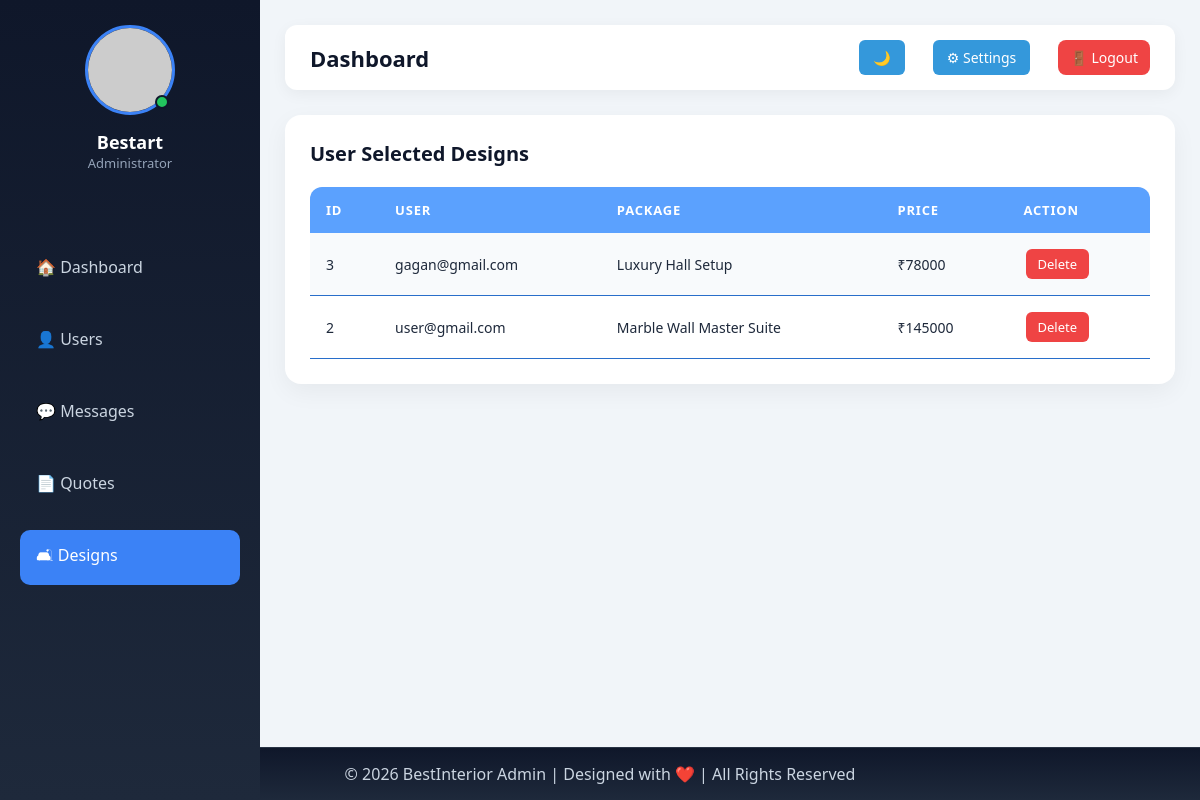
Screenshot of /admin.php?page=designs (signed in) with the database file from the repository.
### tables this page shows
CREATE TABLE `user_designs` (
  `id` int(11) NOT NULL,
  `user_id` int(11) DEFAULT NULL,
  `package_name` varchar(255) DEFAULT NULL,
  `price` int(11) DEFAULT NULL,
  `created_at` timestamp NOT NULL DEFAULT current_timestamp()
);

CREATE TABLE `users` (
  `id` int(11) NOT NULL,
  `fullname` varchar(100) NOT NULL,
  `email` varchar(120) NOT NULL,
  `password` varchar(255) NOT NULL,
  `role` varchar(20) DEFAULT 'user',
  `photo` varchar(255) DEFAULT NULL,
  `created_at` timestamp NOT NULL DEFAULT current_timestamp()
);

### admin.php (the view, shortened to what this page needs)
<?php
require 'db.php';
$pageSection = $_GET['page'] ?? 'dashboard';
?>
<!DOCTYPE html>
<html>
<head>
</head>
<body>
<div class="sidebar">
<div class="profile">
    <div class="profile-img">
        <img src="https://i.pravatar.cc/100" alt="Admin">
        <span class="online"></span>
    </div>
    <h3><?php echo htmlspecialchars($_SESSION['user']['name'] ?? 'Admin'); ?></h3>
    <p>Administrator</p>
</div>
<div class="menu">
    <a href="admin.php?page=dashboard" class="<?php if(!isset($_GET['page']) || $_GET['page']=='dashboard') echo 'active'; ?>">🏠 Dashboard</a>
    <a href="admin.php?page=users" class="<?php if(isset($_GET['page']) && $_GET['page']=='users') echo 'active'; ?>">👤 Users</a>
    <a href="admin.php?page=messages" class="<?php if(isset($_GET['page']) && $_GET['page']=='messages') echo 'active'; ?>">💬 Messages</a>
    <a href="admin.php?page=quotes" class="<?php if(isset($_GET['page']) && $_GET['page']=='quotes') echo 'active'; ?>">📄 Quotes</a>
    <a href="admin.php?page=designs" class="<?php if(isset($_GET['page']) && $_GET['page']=='designs') echo 'active'; ?>">🛋 Designs</a>
</div>
</div>
<div class="main">
   <div class="header">
    <div class="header-left">
<h2>Dashboard</h2>
</div>
<div class="header-right">
    <button id="darkToggle" class="header-btn">🌙</button>
    <a href="adminsettings.php" class="header-btn">⚙ Settings</a>
    <a href="logout.php" class="logout-btn">🚪 Logout</a>
</div>
</div>
 <?php if($pageSection == 'designs'){ ?>
<div class="card">
<h3>User Selected Designs</h3>
<table>
<tr>
<th>ID</th>
<th>User</th>
<th>Package</th>
<th>Price</th>
<th>Action</th>
</tr>
<?php
$d = $conn->query("
SELECT d.id, d.package_name, d.price, u.email
FROM user_designs d
LEFT JOIN users u ON d.user_id = u.id
ORDER BY d.id DESC
");
while($row = $d->fetch_assoc()){ ?>
<tr>
<td><?php echo $row['id']; ?></td>
<td>
<?php
if(!empty($row['email'])){
    echo htmlspecialchars($row['email']);
}else{
    echo "Unknown";
}
?>
</td>
<td><?php echo htmlspecialchars($row['package_name']); ?></td>
<td>₹<?php echo $row['price']; ?></td>
<td>
<a class="delete"
href="admin.php?page=designs&delete_design=<?php echo $row['id']; ?>">
Delete
</a>
</td>
</tr>
<?php } ?>
</table>
</div>
<?php } ?>
<div class="footer">
    © <?php echo date("Y"); ?> <span>BestInterior Admin</span> |
    Designed with ❤️ | All Rights Reserved
</div>
</div>
</body>
</html>

### admin.php (style rules this page uses)
* { margin:0; padding:0; box-sizing:border-box; font-family:'Segoe UI',sans-serif; }
body { background:#f1f5f9; color:#1e293b; display:flex; min-height:100vh; transition:all 0.3s ease; }
.sidebar, .card, .highlight-stats .stat, .menu a, .header-btn, .header-link, .logout-btn { transition:all 0.3s ease; }
.sidebar { width:260px; background:linear-gradient(180deg,#0f172a,#1e293b); color:white; padding:25px 20px; display:flex; flex-direction:column; position:fixed; height:100vh; left:0; top:0; z-index:1000; }
.profile { text-align:center; margin-bottom:30px; }
.profile-img { position:relative; width:90px; height:90px; margin:0 auto 15px; }
.profile-img img { width:100%; height:100%; border-radius:50%; border:3px solid #3b82f6; }
.online { position:absolute; bottom:6px; right:6px; width:14px; height:14px; background:#22c55e; border-radius:50%; border:2px solid #0f172a; }
.profile h3 { font-size:18px; }
.profile p { font-size:13px; color:#94a3b8; }
.menu { display:flex; flex-direction:column; gap:22px; margin-bottom:20px; margin-top:40px; }
.menu a { padding:14px 16px; border-radius:10px; color:#cbd5e1; text-decoration:none; transition:0.3s ease; }
.menu a:hover, .menu a.active { background:#3b82f6; color:white; }
.main { margin-left:260px; width:100%; padding:25px; }
.header { display:flex; justify-content:space-between; align-items:center; background:white; padding:15px 25px; border-radius:12px; box-shadow:0 4px 15px rgba(0,0,0,0.05); margin-bottom:25px; }
.header-right { display:flex; align-items:center; gap:18px; }
.header-btn { background:#3498db; color:white; padding:8px 14px; border-radius:6px; text-decoration:none; border:none; cursor:pointer; font-size:14px; margin-right:10px; transition:0.3s; }
.logout-btn { background:#e74c3c; color:white; padding:8px 14px; border-radius:6px; text-decoration:none; font-size:14px; transition:0.3s; }
.header-left { display:flex; align-items:center; gap:12px; }
.header-left h2 { font-size:22px; font-weight:600; color:#0f172a; }
.logout-btn { background:#ef4444; padding:8px 12px; border-radius:8px; color:white; text-decoration:none; }
.card { background:white; padding:25px; border-radius:16px; margin-bottom:35px; box-shadow:0 8px 25px rgba(0,0,0,0.05); transition:0.3s ease; overflow-x:auto; }
.card h3 { margin-bottom:20px; font-size:20px; font-weight:600; color:#0f172a; }
table { width:100%; border-collapse:separate; border-spacing:0; min-width:700px; }
table th { padding:14px 16px; text-align:left; font-size:13px; font-weight:700; letter-spacing:0.8px; color:white; text-transform:uppercase; position:relative; background-color: #5ba1fe; }
table th:first-child { border-top-left-radius:12px; }
table th:last-child { border-top-right-radius:12px; }
table td { padding:14px 16px; font-size:14px; border-bottom:1px solid #286eca; vertical-align:middle; }
table tbody tr:nth-child(even) { background:#f8fafc; }
.edit, .delete, .approve, .reject { padding:6px 12px; border-radius:6px; font-size:13px; text-decoration:none; color:white; margin:2px; display:inline-block; transition:0.3s; }
.delete { background:#ef4444; }
table td:nth-child(3) { max-width:350px; white-space:nowrap; overflow:hidden; text-overflow:ellipsis; }
.footer { position:fixed; bottom:0; left:0; width:100%; padding:15px; text-align:center; color:#cbd5e1; background:linear-gradient(180deg,#0f172a,#1e293b); border-top:1px solid rgba(255,255,255,0.05); z-index:999; }

### rows the page displays
user_designs: id "3", user.email "gagan@gmail.com", package_name "Luxury Hall Setup", price "78000"
user_designs: id "2", user.email "user@gmail.com", package_name "Marble Wall Master Suite", price "145000"

### other values shown
$_SESSION['user']['name'] "Bestart"
